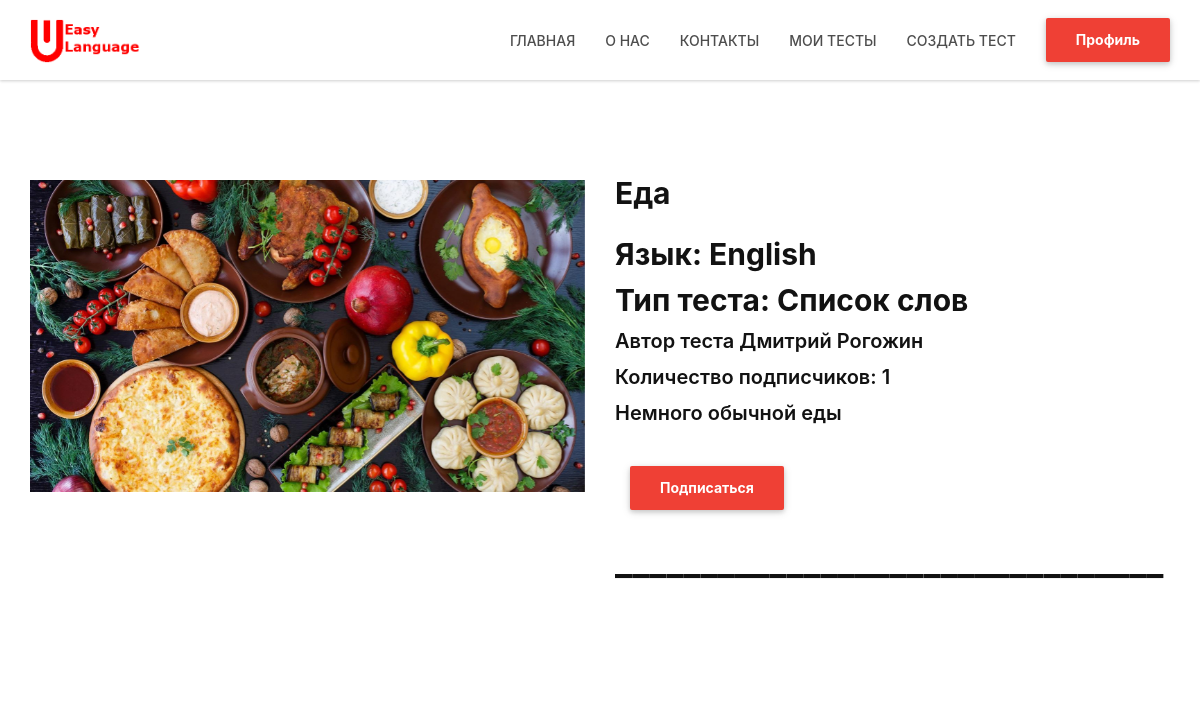
The page /test_site/8 (signed in) on the database its author committed.
### data/tests.py (models this page shows)
class Test(SqlAlchemyBase, SerializerMixin):
    __tablename__ = 'tests'
    id = sqlalchemy.Column(sqlalchemy.Integer,
                           primary_key=True, autoincrement=True)
    title = sqlalchemy.Column(sqlalchemy.String, nullable=True)
    title_picture = sqlalchemy.Column(sqlalchemy.String, nullable=True)
    type = sqlalchemy.Column(sqlalchemy.String, nullable=True)
    made_date = sqlalchemy.Column(sqlalchemy.DateTime,
                                  default=datetime.datetime.now)
    creator = sqlalchemy.Column(sqlalchemy.Integer,
                                sqlalchemy.ForeignKey("users.id"))
    language_id = sqlalchemy.Column(sqlalchemy.Integer,
                                    sqlalchemy.ForeignKey("categories.id"))
    open = sqlalchemy.Column(sqlalchemy.Boolean, nullable=True,
                             default=False)
    description = sqlalchemy.Column(sqlalchemy.String, nullable=True)
    data = sqlalchemy.Column(sqlalchemy.String, nullable=True, default='{}')
    popularity = sqlalchemy.Column(sqlalchemy.Integer, default=0)
    language = orm.relation('Category')
    user = orm.relation('User')

### data/categories.py (models this page shows)
class Category(SqlAlchemyBase):
    __tablename__ = 'categories'
    id = sqlalchemy.Column(sqlalchemy.Integer, primary_key=True,
                           autoincrement=True)
    name = sqlalchemy.Column(sqlalchemy.String, nullable=True)

### data/users.py (models this page shows, shortened)
class User(SqlAlchemyBase, UserMixin, SerializerMixin):
    __tablename__ = 'users'
    id = sqlalchemy.Column(sqlalchemy.Integer,
                           primary_key=True, autoincrement=True)
    surname = sqlalchemy.Column(sqlalchemy.String, nullable=True)
    name = sqlalchemy.Column(sqlalchemy.String, nullable=True)
    email = sqlalchemy.Column(sqlalchemy.String,
                              index=True, unique=True, nullable=True)
    hashed_password = sqlalchemy.Column(sqlalchemy.String, nullable=True)
    modified_date = sqlalchemy.Column(sqlalchemy.DateTime,
                                      default=datetime.datetime.now)
    user_tests = sqlalchemy.Column(sqlalchemy.String, nullable=True, default='{}')
    current_filter = sqlalchemy.Column(sqlalchemy.Integer, default=0)
    passed_test = orm.relation("Test",
                               secondary="association",
                               backref="users")

### main.py (the view, shortened to what this page needs)
@application.route('/test_site', methods=['GET', 'POST'])
@application.route('/test_site/<int:test_id>', methods=['GET', 'POST'])
def test_site(test_id=1):
    if not current_user.is_authenticated:
        return redirect('/login')
    db_sess = db_session.create_session()
    test = db_sess.query(Test).filter(Test.id == test_id).first()
    if not (test.open or str(test.creator) == str(current_user.get_id())):
        abort(404)
    author = db_sess.query(User).filter(User.id == test.creator).first()
    language = db_sess.query(Category).filter(Category.id == test.language_id).first()
    test.test_language = language.name
    test.author = author
    db_sess = db_session.create_session()
    user = db_sess.query(User).filter(User.id == current_user.get_id()).first()
    subscribe = str(test.id) in json.loads(user.user_tests)
    return render_template('test_site.html', test=test, subscribe=subscribe, current_user=current_user)

### data/db_session.py (called while the page is built)
def create_session() -> Session:
    global __factory
    return __factory()

### main.py (called while the page is built)
@login_manager.user_loader
def load_user(user_id):
    db_sess = db_session.create_session()
    return db_sess.query(User).get(user_id)

### templates/test_site.html (shortened to what this page needs)
{% extends "main_form_design.html" %}
{% block content %}
    <div id="cta-section-3" class="cta-section">
        <div class="white-section">
            <div class="section-container">
                <div class="container">
                    <div class="row">
                        <div class="col-md-6">
                            <div class="image-block">
                                <div class="image-block-container">
                                    <img src="{{ url_for('static', filename=test.title_picture) }}" alt="Image Block">
                                </div>
                            </div>
                        </div>
                        <div class="col-md-6">
                            <div class="row">
                                <div class="col-md-12 title-block">
                                    <div class="title-block-container">
                                        <h2>{{test.title}}</h2>
                                    </div>
                                </div>
                                <div class="col-md-12 content-b lock">
                                    <div class="content-block-container">
                                        <h2>Язык: {{test.test_language}}</h2>
                                        {% if test.type == 'first_tests'%}
                                            <h2>Тип теста: Слово-Картинка</h2>
                                        {% elif test.type == 'second_tests'%}
                                            <h2>Тип теста: 3 формы глагола</h2>
                                        {% else %}
                                            <h2>Тип теста: Список слов</h2>
                                        {% endif %}
                                         <h4>Автор теста <a href="/open_user_tests/{{ test.author.id }}" title="Автор" class="wave-effect">{{ test.author.name }} {{ test.author.surname }}</a></h4>
                                        <h4>Количество подписчиков: {{test.popularity}}</h4>
                                        <h4>{{test.description}}</h4>
                                        {% if test.author.id|string != current_user.get_id() %}
                                            {% if not subscribe %}
                                                <form method="post" action="">
                                                    <div class="col-md-4">
                                                        <div class="form-group">
                                                            <button type="submit" class="btn btn-lpbuilder wave-effect" value="Подписаться" name="subscribe_button">Подписаться</button>
                                                        </div>
                                                    </div>
                                                </form>
                                            {% endif %}
                                        {% else %}
                                            <a href="/my_tests" title="Мои тесты" class="btn btn-lpbuilder wave-effect">Мои тесты</a>
                                            <a href="/delete_test/{{test.id}}" title="Удалить тест" class="btn btn-lpbuilder wave-effect">Удалить тест</a>
                                        {% endif %}
                                        <h1>________________________________</h1>
                                    </div>
                                </div>
                            </div>
                        </div>
                    </div>
                </div>
            </div>
        </div>
    </div>
{% endblock %}

### static/css/css/red.css (style rules this page uses)
.btn-lpbuilder,.btn-lpbuilder:focus,.main-background-color { background-color:#ef4035!important }
.accordion-block-container .panel-title a,.contact-block-container h2 a:hover,.content-block-container a.main-link-style-1 i,.content-block-container h4 a:hover,.content-block-container h6 a:hover,.content-block-container:hover i.circle-icon-block,.counter-block-container i,.cta-block-style-1 i.fa,.flickr-feed-block>h4 a:hover,.lpbuilder-events-month-badge,.info-block-container a:hover,.instagram-feed-block>h4 a:hover,.link-widget-block ul li a:hover,.main-color,.meta-block-container .meta-block-cat a:hover,.portfolio-block-container a:hover,.portfolio-block-container:hover a.main-link h4,.post-block-container .post-header h4 a:hover,.pricing-block-container .pricing-block-icon,.pricing-block-container .pricing-block-price p,.schedule-block-container a:hover,.select-menu-list li.selected,.skills-block-container h4 a:hover,.team-block-container .team-block-title a:hover,.team-block-container .team-block-title h6 a,.team-block-style-13 a.main-link:hover *,.team-popover .team-block-title a:hover,.text-widget-block a:hover,.timeline-footer .date-block i,.timeline-footer h4 a:hover,.twitter-feed-block .lpbuilder-twitter-item .twitter-buttons a:hover,.twitter-feed-block .lpbuilder-twitter-item .twitter-date a:hover,.twitter-feed-block .lpbuilder-twitter-item .twitter-tweet a:hover,a,ol.breadcrumb>li a:hover,ul.list-icon li i { color:#ef4035 }

### rows shown on the page
Test: title_picture (picture), title "Еда", popularity "1", description "Немного обычной еды"
Category: test_language "English"
User: author.name "Дмитрий", author.surname "Рогожин"
